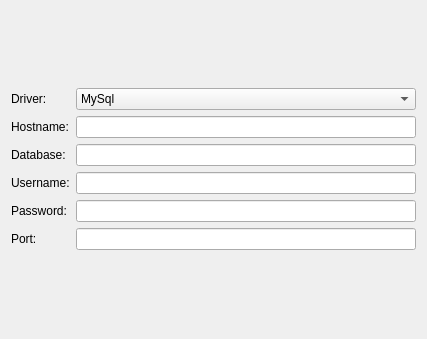
<?xml version="1.0" encoding="UTF-8"?>
<ui version="4.0">
 <class>DatabaseEdit</class>
 <widget class="QWidget" name="DatabaseEdit">
  <property name="geometry">
   <rect>
    <x>0</x>
    <y>0</y>
    <width>427</width>
    <height>339</height>
   </rect>
  </property>
  <property name="windowTitle">
   <string>Form</string>
  </property>
  <layout class="QGridLayout" name="gridLayout">
   <item row="0" column="0">
    <layout class="QVBoxLayout" name="verticalLayout">
     <item>
      <widget class="QLabel" name="label_2">
       <property name="text">
        <string>Driver:</string>
       </property>
      </widget>
     </item>
     <item>
      <widget class="QLabel" name="label">
       <property name="text">
        <string>Hostname:</string>
       </property>
      </widget>
     </item>
     <item>
      <widget class="QLabel" name="label_5">
       <property name="text">
        <string>Database:</string>
       </property>
      </widget>
     </item>
     <item>
      <widget class="QLabel" name="label_3">
       <property name="text">
        <string>Username:</string>
       </property>
      </widget>
     </item>
     <item>
      <widget class="QLabel" name="label_4">
       <property name="text">
        <string>Password:</string>
       </property>
      </widget>
     </item>
     <item>
      <widget class="QLabel" name="label_6">
       <property name="text">
        <string>Port:</string>
       </property>
      </widget>
     </item>
    </layout>
   </item>
   <item row="0" column="1">
    <layout class="QVBoxLayout" name="verticalLayout_2">
     <item>
      <widget class="QComboBox" name="comboBox">
       <item>
        <property name="text">
         <string>MySql</string>
        </property>
       </item>
       <item>
        <property name="text">
         <string>PostgresSql</string>
        </property>
       </item>
      </widget>
     </item>
     <item>
      <widget class="QLineEdit" name="lineEdit"/>
     </item>
     <item>
      <widget class="QLineEdit" name="lineEdit_2"/>
     </item>
     <item>
      <widget class="QLineEdit" name="lineEdit_3"/>
     </item>
     <item>
      <widget class="QLineEdit" name="lineEdit_4"/>
     </item>
     <item>
      <widget class="QLineEdit" name="lineEdit_5"/>
     </item>
    </layout>
   </item>
  </layout>
 </widget>
 <resources/>
 <connections/>
</ui>
